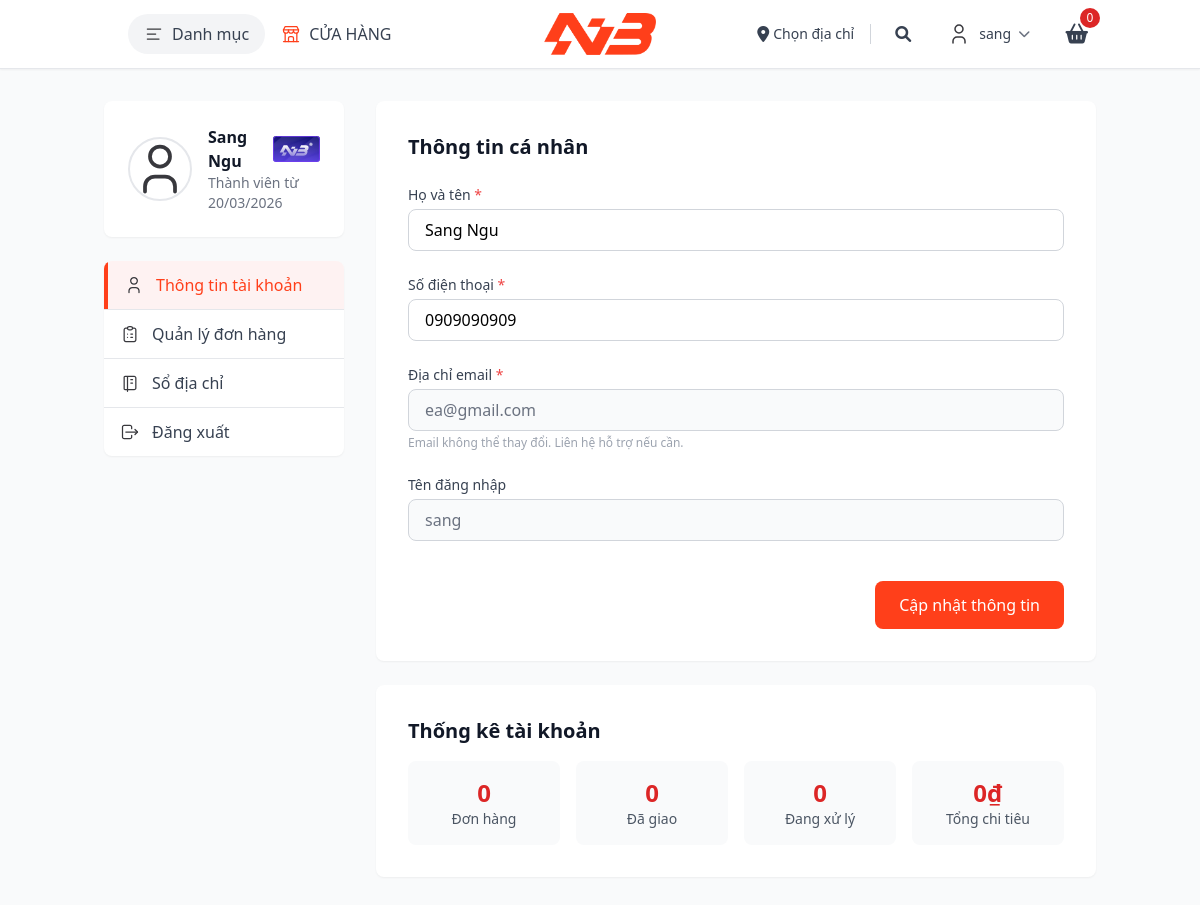
The page /view/my-account.php (signed in) on the database its author committed.
### tables this page shows
CREATE TABLE `users` (
  `User_id` int(11) NOT NULL,
  `Username` varchar(50) NOT NULL,
  `password` varchar(255) NOT NULL,
  `Ho_ten` varchar(100) DEFAULT NULL,
  `email` varchar(100) DEFAULT NULL,
  `SDT` varchar(15) DEFAULT NULL,
  `role` tinyint(1) DEFAULT 0,
  `status` tinyint(1) DEFAULT 1,
  `created_at` datetime DEFAULT current_timestamp()
);

### view/my-account.php (the view, shortened to what this page needs)
<?php
require_once '../control/connect.php';
$user_id = $_SESSION['user_id'];
$stmt = $conn->prepare("SELECT User_id, Username, Ho_ten, email, SDT, role, status, created_at FROM users WHERE User_id = ?");
$stmt->bind_param("i", $user_id);
$stmt->execute();
$user = $stmt->get_result()->fetch_assoc();
$created_date = !empty($user['created_at']) ? date('d/m/Y', strtotime($user['created_at'])) : 'N/A';
?>
<!DOCTYPE html>
<html lang="vi">
<head>
    <script src="https://cdn.tailwindcss.com"></script>
    <link rel="stylesheet" href="https://cdnjs.cloudflare.com/ajax/libs/font-awesome/6.0.0-beta3/css/all.min.css">
</head>
<body class="font-sans antialiased bg-gray-50">
    <div id="wrapper" class="min-h-screen flex flex-col">
        <header id="header" class="sticky top-0 z-40 bg-white shadow-sm">
            <div class="header-wrapper">
                <div id="masthead" class="py-2 md:py-3 border-b">
                    <div class="container mx-auto px-4 flex items-center justify-between">
                        <div class="hidden md:flex items-center flex-1 ml-6">
                            <ul class="flex items-center space-x-4">
                                <li class="relative" id="mega-menu-container">
                                    <button id="mega-menu-trigger"
                                        class="button-menu flex items-center px-4 py-2 bg-gray-100 text-gray-700 rounded-full hover:bg-gray-200 transition">
                                        <img src="../img/icons/menu.svg" class="w-5 h-5 mr-2" alt="menu">
                                        <span>Danh mục</span>
                                    </button>
                                </li>
                                <li><a href="shop.php"
                                        class="flex items-center text-gray-700 hover:text-red-600 font-medium"><img
                                            src="../img/icons/store.svg" class="w-5 h-5 flex-shrink-0 mr-2"><span>CỬA
                                            HÀNG</span></a></li>
                            </ul>
                        </div>
                        <div id="logo" class="flex-shrink-1 absolute left-1/2 transform -translate-x-1/2">
                            <a href="../index.php" title="NVBPlay" rel="home">
                                <img width="100" height="40" src="../img/icons/logonvb.png" alt="NVBPlay"
                                    class="h-12 md:h-14 w-auto transform scale-75">
                            </a>
                        </div>
                        <div class="hidden md:flex items-center space-x-4">
                            <div class="address-book">
                                <a href="./my-account/address-book.php"
                                    class="flex items-center text-gray-700 hover:text-red-600">
                                    <i class="fas fa-map-marker-alt mr-1"></i>
                                    <span class="shipping-address text-sm"><span class="text">Chọn địa chỉ</span></span>
                                </a>
                            </div>
                            <div class="search-header relative">
                                <button class="search-toggle p-2"><i
                                        class="fas fa-search text-gray-700 hover:text-red-600"></i></button>
                            </div>
                            <div class="user-dropdown">
                                <button id="userToggle"
                                    class="flex items-center space-x-2 hover:bg-gray-100 px-3 py-2 rounded-lg transition">
                                    <img src="../img/icons/account.svg" class="w-6 h-6" alt="Account">
                                    <span
                                        class="text-sm font-medium text-gray-700"><?php echo htmlspecialchars($user['Username']); ?></span>
                                    <i class="fas fa-chevron-down text-xs text-gray-500"></i>
                                </button>
                            </div>
                            <a href="./cart.php" class="relative p-2">
                                <i class="fas fa-shopping-basket text-gray-700 hover:text-red-600 text-xl"></i>
                                <span
                                    class="absolute -top-1 -right-1 bg-red-600 text-white text-xs rounded-full h-5 w-5 flex items-center justify-center">0</span>
                            </a>
                        </div>
                    </div>
                </div>
            </div>
        </header>
        <main class="flex-1">
            <div class="container mx-auto px-4 py-4 md:py-8">
                <div class="flex flex-col lg:flex-row gap-4 md:gap-8">
                    <div class="lg:w-1/4">
                        <div class="bg-white rounded-lg shadow-sm p-6 mb-6">
                            <div class="flex items-center space-x-4">
                                <img src="../img/icons/account.svg" alt="User avatar"
                                    class="w-16 h-16 rounded-full border-2 border-gray-200">
                                <div class="flex-1">
                                    <div class="flex items-center justify-between">
                                        <div class="flex items-center">
                                            <h3 class="font-semibold text-gray-900">
                                                <?php echo htmlspecialchars($user['Ho_ten']); ?></h3>
                                        </div>
                                        <div class="rank">
                                            <img src="../img/icons/subscription.svg" class="w-25 h-25" alt="Rank">
                                        </div>
                                    </div>
                                    <p class="text-sm text-gray-500">Thành viên từ <?php echo $created_date; ?></p>
                                </div>
                            </div>
                        </div>
                        <nav class="bg-white rounded-lg shadow-sm overflow-hidden hidden lg:block">
                            <ul class="divide-y divide-gray-200">
                                <li>
                                    <a href="./my-account.php"
                                        class="flex items-center px-4 py-3 bg-red-50 text-[#FF3F1A] font-medium border-l-4 border-[#FF3F1A]">
                                        <img src="../img/icons/account.svg" class="w-5 h-5 mr-3" alt="Account">
                                        Thông tin tài khoản
                                    </a>
                                </li>
                                <li>
                                    <a href="./my-account/orders.php"
                                        class="flex items-center px-4 py-3 text-gray-700 hover:bg-gray-50 hover:text-[#FF3F1A] transition">
                                        <img src="../img/icons/clipboard.svg" class="w-5 h-5 mr-3" alt="Orders">
                                        Quản lý đơn hàng
                                    </a>
                                </li>
                                <li>
                                    <a href="./my-account/address-book.php"
                                        class="flex items-center px-4 py-3 text-gray-700 hover:bg-gray-50 hover:text-[#FF3F1A] transition">
                                        <img src="../img/icons/diachi.svg" class="w-5 h-5 mr-3" alt="Address">
                                        Sổ địa chỉ
                                    </a>
                                </li>
                                <li>
                                    <a href="../control/logout.php"
                                        class="flex items-center px-4 py-3 text-gray-700 hover:bg-gray-50 hover:text-[#FF3F1A] transition">
                                        <img src="../img/icons/logout.svg" class="w-5 h-5 mr-3" alt="Logout">
                                        Đăng xuất
                                    </a>
                                </li>
                            </ul>
                        </nav>
                    </div>
                    <div class="lg:w-3/4">
                        <div class="bg-white rounded-lg shadow-sm p-6 md:p-8">
                            <h3 class="text-xl font-semibold text-gray-900 mb-6">Thông tin cá nhân</h3>
                            <form class="space-y-6" method="POST" action="">
                                <div>
                                    <label for="ho_ten" class="block text-sm font-medium text-gray-700 mb-1">
                                        Họ và tên <span class="text-red-500">*</span>
                                    </label>
                                    <input type="text" id="ho_ten" name="ho_ten"
                                        value="<?php echo htmlspecialchars($user['Ho_ten']); ?>" maxlength="50"
                                        class="w-full px-4 py-2 border border-gray-300 rounded-lg focus:ring-2 focus:ring-red-500 focus:border-red-500 outline-none transition"
                                        oninput="this.value = this.value.replace(/[0-9]/g, '')" required>
                                </div>
                                <div>
                                    <label for="sdt" class="block text-sm font-medium text-gray-700 mb-1">
                                        Số điện thoại <span class="text-red-500">*</span>
                                    </label>
                                    <input type="tel" id="sdt" name="sdt"
                                        value="<?php echo htmlspecialchars($user['SDT'] ?? ''); ?>" maxlength="10"
                                        pattern="^0[0-9]{9}$"
                                        class="w-full px-4 py-2 border border-gray-300 rounded-lg focus:ring-2 focus:ring-red-500 focus:border-red-500 outline-none transition"
                                        oninput="this.value = this.value.replace(/[^0-9]/g, '')" required>
                                </div>
                                <div>
                                    <label for="email" class="block text-sm font-medium text-gray-700 mb-1">
                                        Địa chỉ email <span class="text-red-500">*</span>
                                    </label>
                                    <input type="email" id="email" name="email"
                                        value="<?php echo htmlspecialchars($user['email']); ?>" readonly
                                        class="w-full px-4 py-2 border border-gray-300 rounded-lg bg-gray-50 text-gray-500 cursor-not-allowed">
                                    <p class="text-xs text-gray-400 mt-1">Email không thể thay đổi. Liên hệ hỗ trợ nếu
                                        cần.</p>
                                </div>
                                <div>
                                    <label for="username" class="block text-sm font-medium text-gray-700 mb-1">
                                        Tên đăng nhập
                                    </label>
                                    <input type="text" id="username"
                                        value="<?php echo htmlspecialchars($user['Username']); ?>" readonly
                                        class="w-full px-4 py-2 border border-gray-300 rounded-lg bg-gray-50 text-gray-500 cursor-not-allowed">
                                </div>
                                <div class="pt-4 flex justify-end">
                                    <button type="submit" name="update_info"
                                        class="px-6 py-3 bg-[#FF3F1A] text-white font-medium rounded-lg hover:bg-red-700 focus:outline-none focus:ring-2 focus:ring-red-500 focus:ring-offset-2 transition whitespace-nowrap">
                                        Cập nhật thông tin
                                    </button>
                                </div>
                            </form>
                        </div>
                        <div class="bg-white rounded-lg shadow-sm p-6 md:p-8 mt-6">
                            <h3 class="text-xl font-semibold text-gray-900 mb-4">Thống kê tài khoản</h3>
                            <div class="grid grid-cols-2 md:grid-cols-4 gap-4">
                                <div class="text-center p-4 bg-gray-50 rounded-lg">
                                    <div class="text-2xl font-bold text-red-600">0</div>
                                    <div class="text-sm text-gray-600">Đơn hàng</div>
                                </div>
                                <div class="text-center p-4 bg-gray-50 rounded-lg">
                                    <div class="text-2xl font-bold text-red-600">0</div>
                                    <div class="text-sm text-gray-600">Đã giao</div>
                                </div>
                                <div class="text-center p-4 bg-gray-50 rounded-lg">
                                    <div class="text-2xl font-bold text-red-600">0</div>
                                    <div class="text-sm text-gray-600">Đang xử lý</div>
                                </div>
                                <div class="text-center p-4 bg-gray-50 rounded-lg">
                                    <div class="text-2xl font-bold text-red-600">0₫</div>
                                    <div class="text-sm text-gray-600">Tổng chi tiêu</div>
                                </div>
                            </div>
                        </div>
                    </div>
                </div>
            </div>
        </main>
    </div>
</body>
</html>

### view/my-account.php (style rules this page uses)
.user-dropdown { position: relative; }

### rows shown on the page
users: Username "sang", Ho_ten "Sang Ngu", created_at "20/03/2026", ho_ten "Sang Ngu", sdt "0909090909", email "ea@gmail.com"
